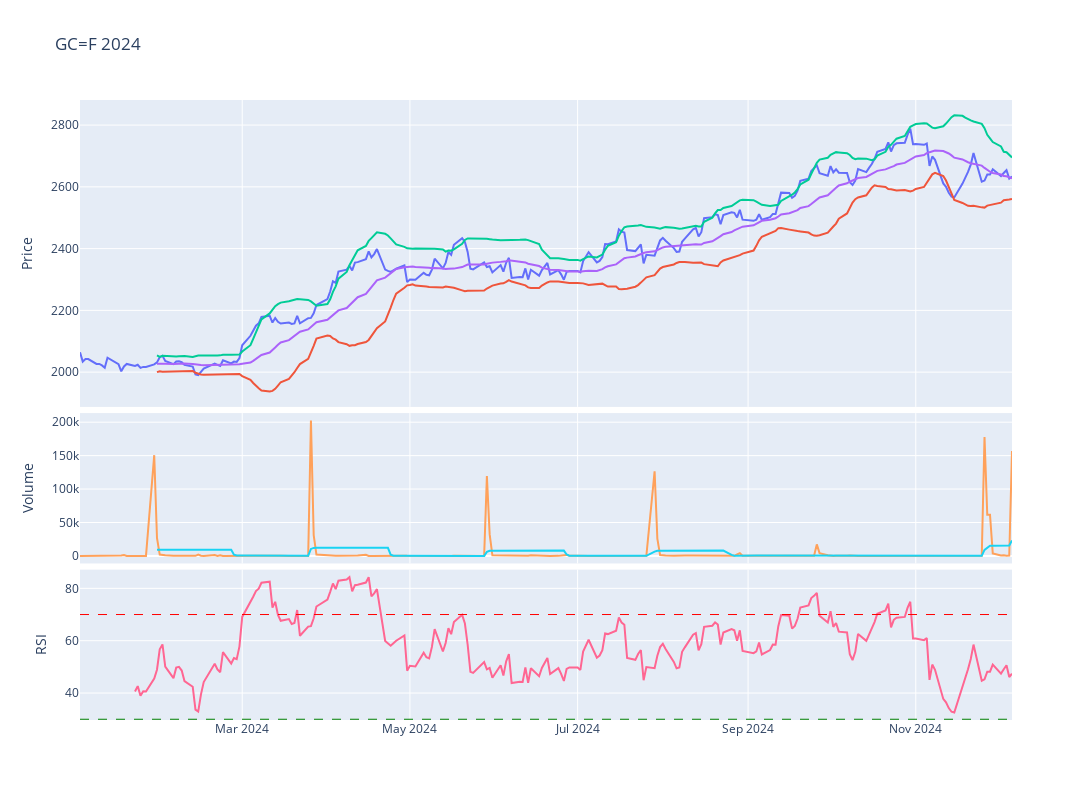

Notebook code cell kept with this figure:
### Code cell
# Plot the adjusted close price
fig = make_subplots(rows=4, cols=1,shared_xaxes=True,vertical_spacing=0.01,specs=[[{'rowspan':2,'colspan':1}],[None],[{'rowspan':1,'colspan':1}],[{'rowspan':1,'colspan':1}]])

# Graph (1,1)
fig.add_trace(go.Scatter(x=stock_ticker['Adj Close'].loc[year].index,y=stock_ticker['Adj Close'].loc[year],mode="lines",name=f'{ticker}'),row=1,col=1)
fig.add_trace(go.Scatter(x=stock_ticker['BB_Lower'].loc[year].index,y=stock_ticker['BB_Lower'].loc[year],mode="lines",name='BB_Lower'),row=1,col=1)
fig.add_trace(go.Scatter(x=stock_ticker['BB_Upper'].loc[year].index,y=stock_ticker['BB_Upper'].loc[year],mode="lines",name='BB_Upper'),row=1,col=1)
fig.add_trace(go.Scatter(x=stock_ticker['MMA20'].loc[year].index,y=stock_ticker['MMA20'].loc[year],mode="lines",name='MMA20'),row=1,col=1)
# Update xaxis properties
fig.update_yaxes(title_text="Price", row=1, col=1)

# Graph (3,1)
fig.add_trace(go.Scatter(x=stock_ticker['Volume'].loc[year].index,y=stock_ticker['Volume'].loc[year],mode="lines",name='Volume'),row=3, col=1)
fig.add_trace(go.Scatter(x=stock_ticker['Volume'].loc[year].index,y=stock_ticker['Volume'].loc[year].rolling(20).mean(),mode="lines",name='MMA20'),row=3,col=1)
fig.update_yaxes(title_text="Volume", row=3, col=1)

# Graph (4,1)
fig.add_trace(go.Scatter(x=stock_ticker['RSI'].loc[year].index,y=stock_ticker['RSI'].loc[year],mode="lines",name='RSI'),row=4, col=1)
fig.add_hline(y=30, line_width=1, line_dash="dash", line_color="green",row=4,col=1)
fig.add_hline(y=70, line_width=1, line_dash="dash", line_color="red",row=4,col=1)
fig.update_yaxes(title_text="RSI", row=4, col=1)

fig.update_layout(height=800, width=1300,showlegend=False,title=f"{ticker} {year}")

fig.show()

### Figure 1 — Plotly figure (JSON) as saved in the notebook; plotly's stock layout.template omitted (floating-point values rounded to 4 significant figures; data arrays with more than 128 entries replaced by an {"elided": "..."} marker saying what was removed)
{"data": [{"mode": "lines", "name": "GC=F", "type": "scatter", "x": {"elided": "237 str values"}, "xaxis": "x", "y": {"elided": "237 float values"}, "yaxis": "y"}, {"mode": "lines", "name": "BB_Lower", "type": "scatter", "x": {"elided": "237 str values"}, "xaxis": "x", "y": {"elided": "237 float values"}, "yaxis": "y"}, {"mode": "lines", "name": "BB_Upper", "type": "scatter", "x": {"elided": "237 str values"}, "xaxis": "x", "y": {"elided": "237 float values"}, "yaxis": "y"}, {"mode": "lines", "name": "MMA20", "type": "scatter", "x": {"elided": "237 str values"}, "xaxis": "x", "y": {"elided": "237 float values"}, "yaxis": "y"}, {"mode": "lines", "name": "Volume", "type": "scatter", "x": {"elided": "237 str values"}, "xaxis": "x2", "y": {"elided": "237 int values"}, "yaxis": "y2"}, {"mode": "lines", "name": "MMA20", "type": "scatter", "x": {"elided": "237 str values"}, "xaxis": "x2", "y": {"elided": "237 float values"}, "yaxis": "y2"}, {"mode": "lines", "name": "RSI", "type": "scatter", "x": {"elided": "237 str values"}, "xaxis": "x3", "y": {"elided": "237 float values"}, "yaxis": "y3"}], "layout": {"height": 800, "shapes": [{"line": {"color": "green", "dash": "dash", "width": 1}, "type": "line", "x0": 0, "x1": 1, "xref": "x3 domain", "y0": 30, "y1": 30, "yref": "y3"}, {"line": {"color": "red", "dash": "dash", "width": 1}, "type": "line", "x0": 0, "x1": 1, "xref": "x3 domain", "y0": 70, "y1": 70, "yref": "y3"}], "showlegend": false, "title": {"text": "GC=F 2024"}, "width": 1300, "xaxis": {"anchor": "y", "domain": [0, 1], "matches": "x3", "showticklabels": false}, "xaxis2": {"anchor": "y2", "domain": [0, 1], "matches": "x3", "showticklabels": false}, "xaxis3": {"anchor": "y3", "domain": [0, 1]}, "yaxis": {"anchor": "x", "domain": [0.505, 1], "title": {"text": "Price"}}, "yaxis2": {"anchor": "x2", "domain": [0.2525, 0.495], "title": {"text": "Volume"}}, "yaxis3": {"anchor": "x3", "domain": [0, 0.2425], "title": {"text": "RSI"}}}}
